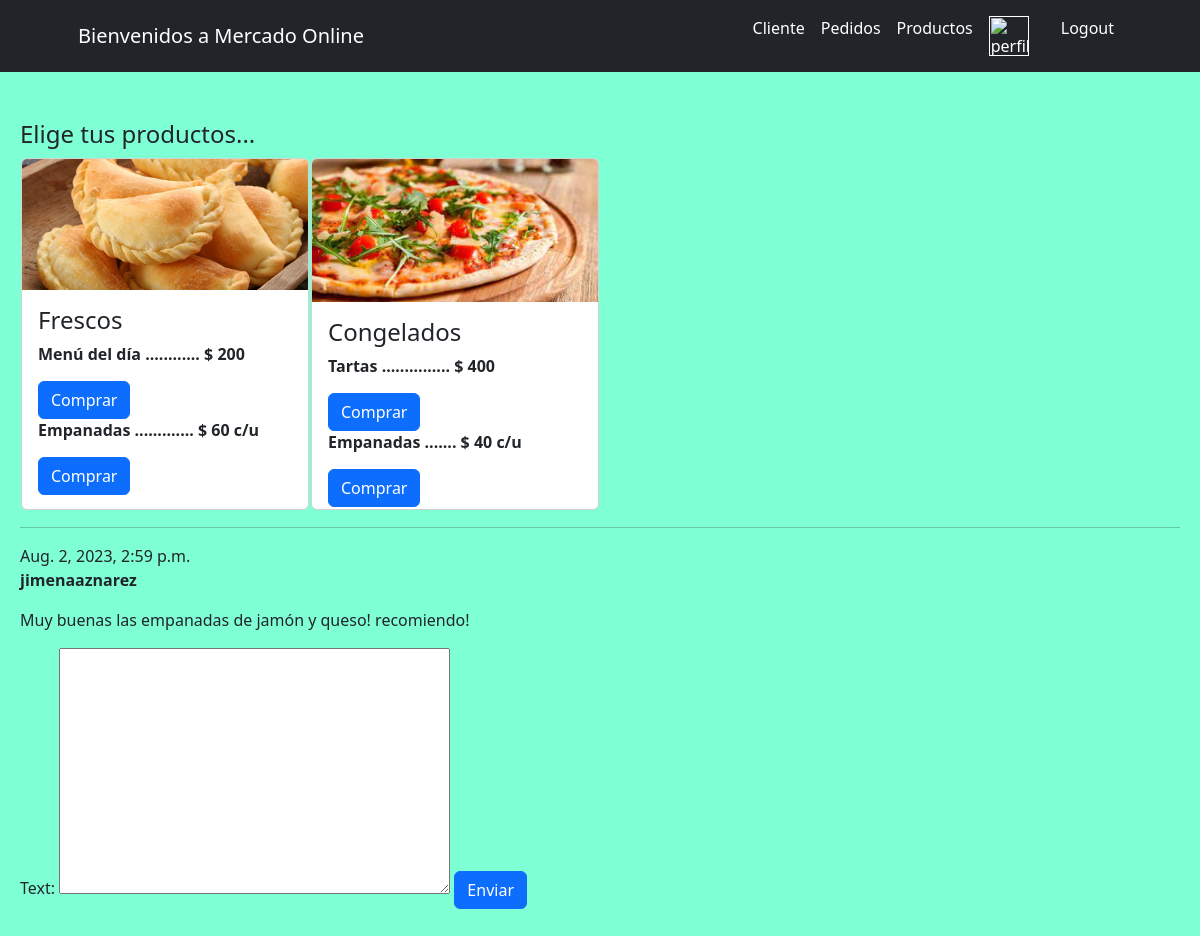
The app's page /MercadoApp/Productos/, older data.
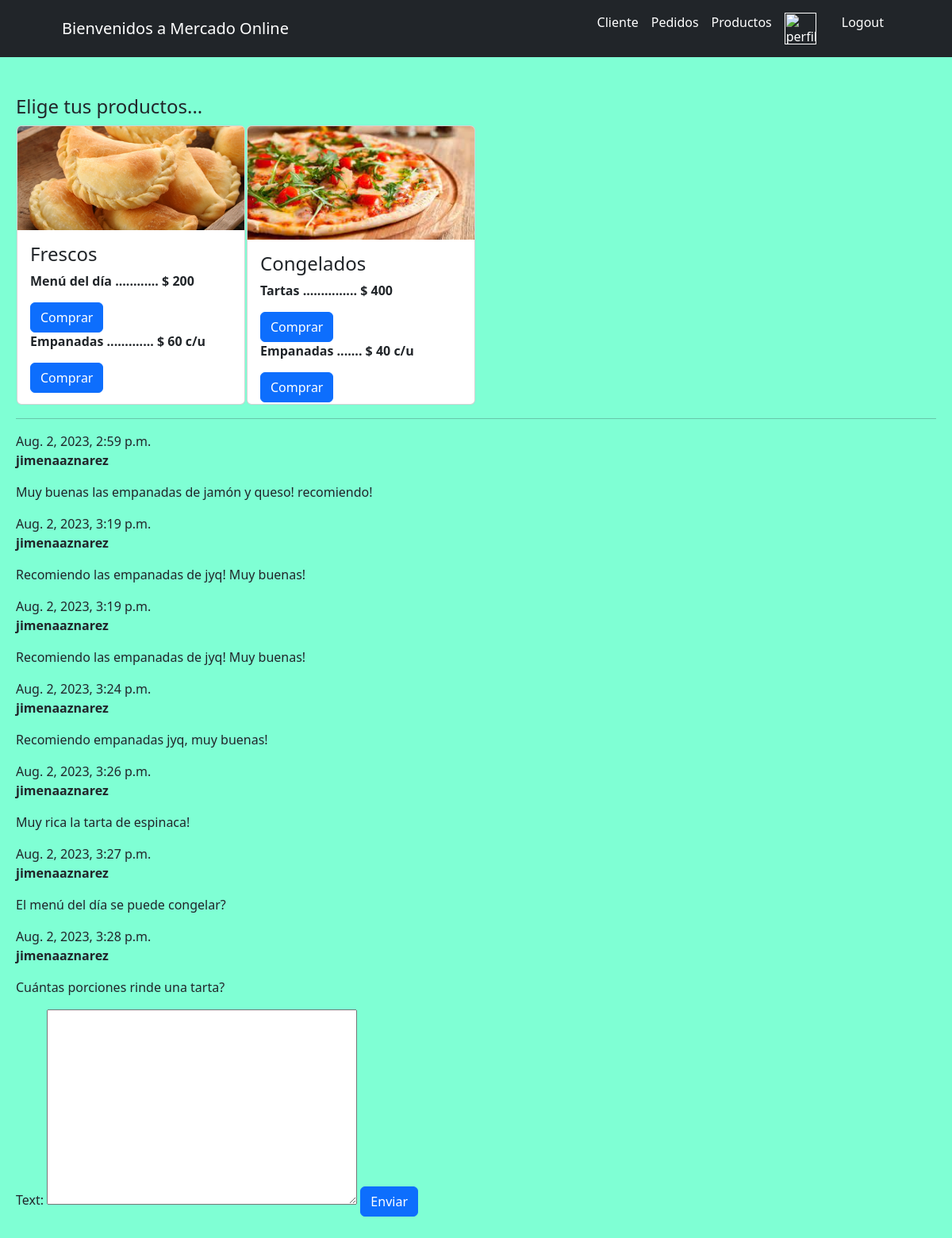
The same page, newer data.
### MercadoApp/models.py (models this page shows, shortened)
class Comment(models.Model):
    author = models.CharField(max_length=200)
    text = models.TextField()
    created_date = models.DateTimeField(default=datetime.now())
    approved_comment = models.BooleanField(default=False)

### MercadoApp/views.py (the view, shortened to what this page needs)
# urls.py: path("Productos/", productos, name="Productos"),
def productos(request):
    avatar = getavatar(request)
    Producto = Productos.objects.all()
    comments = Comment.objects.all()
    miFormulario=CommentForm()
    return render(request, "MercadoApp/Productos.html", {"avatar":avatar, "comments": comments, "form":miFormulario})

### MercadoApp/forms.py
class CommentForm(forms.ModelForm):
    class Meta:
        model = Comment
        fields = ('text',)

### MercadoApp/templates/MercadoApp/Productos.html (shortened to what this page needs)
<div>
    {% extends "MercadoApp/inicio.html" %}
    {% load static %}
        {% block contenidoQueCambia %}
        <div class="componenteEntregables">
            <h4>Elige tus productos...</h4>
            <table>
            <th><div class="card" style="width: 18rem; height: 22rem;" float="left">
                <img src="{% static 'MercadoApp/images/empanadas.jpg' %}" class="card-img-top" alt="" style="height: 9rem;"/>
                <div class="card-body">
                    <h4 class="card-title">Frescos</h4>
                    <p class="card-text"> Menú del día ............ $ 200 </p> <a href="{% url 'Pedidos' %}" class="btn btn-primary">Comprar</a>
                    <p class="card-text"> Empanadas ............. $  60 c/u </p> <a href="{% url 'Pedidos' %}" class="btn btn-primary">Comprar</a>
                </div>
            </div></th>
            <th><div class="card" style="width: 18rem; height: 22rem;">
                <img src="{% static 'MercadoApp/images/pizza.jpg' %}" class="card-img-top" alt="..." style="height: 9rem;">
                <div class="card-body">
                    <h4 class="card-title">Congelados</h4>
                    <p class="card-text">Tartas ............... $ 400 </p><a href="{% url 'Pedidos' %}" class="btn btn-primary">Comprar</a>
                    <p class="card-text">Empanadas ....... $ 40 c/u</p><a href="{% url 'Pedidos' %}" class="btn btn-primary">Comprar</a>
                </div>
            </div></th>
            </table>
        </div>
        <hr>
        {% for comment in comments %}
            <div class="comment">
                <div class="date">{{ comment.created_date }}</div>
                <strong>{{ comment.author }}</strong>
                <p>{{ comment.text|linebreaks }}</p>
            </div>
        {% empty %}
            <p>Dejanos tus comentarios :)</p>
        {% endfor %}
        <form method="post"> {% csrf_token %}
            {{ form.as_table }}
            <input class="btn btn-primary" type = "submit" value="Enviar">
        </form>
        {% endblock %}

Row changes from the older to the newer data that the page shows:
added Comment: created_date "Aug. 2, 2023, 3:19 p.m.", author "jimenaaznarez", text "Recomiendo las empanadas de jyq! Muy buenas!"
added Comment: created_date "Aug. 2, 2023, 3:19 p.m.", author "jimenaaznarez", text "Recomiendo las empanadas de jyq! Muy buenas!"
added Comment: created_date "Aug. 2, 2023, 3:24 p.m.", author "jimenaaznarez", text "Recomiendo empanadas jyq, muy buenas!"
added Comment: created_date "Aug. 2, 2023, 3:26 p.m.", author "jimenaaznarez", text "Muy rica la tarta de espinaca!"
added Comment: created_date "Aug. 2, 2023, 3:27 p.m.", author "jimenaaznarez", text "El menú del día se puede congelar?"
added Comment: created_date "Aug. 2, 2023, 3:28 p.m.", author "jimenaaznarez", text "Cuántas porciones rinde una tarta?"
